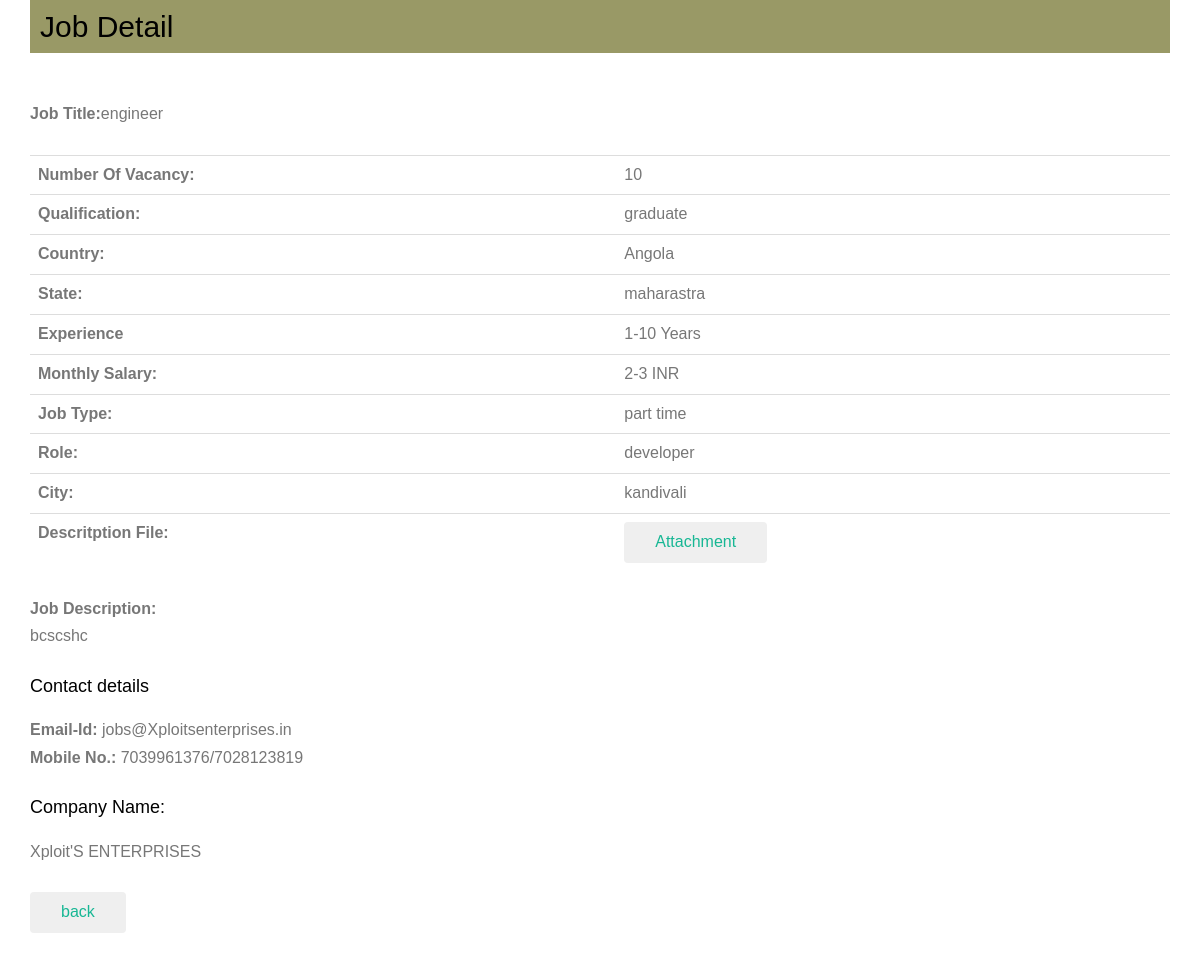
Screenshot of /jobdetail1.php?id=3&serial=1 with the database file from the repository.
### tables this page shows
CREATE TABLE IF NOT EXISTS `postjob` (
  `id` int(11) NOT NULL AUTO_INCREMENT,
  `Title` varchar(255) NOT NULL,
  `Company_name` varchar(255) NOT NULL,
  `Email` varchar(255) NOT NULL,
  `Vacancy` int(255) NOT NULL,
  `Qualification` varchar(255) NOT NULL,
  `Country` varchar(255) NOT NULL,
  `State` varchar(255) NOT NULL,
  `Exp_min` int(255) NOT NULL,
  `Exp_max` int(255) NOT NULL,
  `Sal_min` int(255) NOT NULL,
  `Sal_max` int(255) NOT NULL,
  `Job_type` varchar(255) NOT NULL,
  `Role` varchar(255) NOT NULL,
  `Mobile_no` int(255) NOT NULL,
  `City` varchar(255) NOT NULL,
  `Description` varchar(255) NOT NULL,
  `Desc_file` varchar(255) NOT NULL,
  PRIMARY KEY (`id`)
);

### jobdetail1.php (the view, shortened to what this page needs)
<html>
<body>
<head>
	<link rel="stylesheet" href="css/animate.css">
	<link rel="stylesheet" href="css/icomoon.css">
	<link rel="stylesheet" href="css/themify-icons.css">
	<link rel="stylesheet" href="css/bootstrap.css">
	<link rel="stylesheet" href="css/magnific-popup.css">
	<link rel="stylesheet" href="css/owl.carousel.min.css">
	<link rel="stylesheet" href="css/owl.theme.default.min.css">
	<link rel="stylesheet" href="css/style.css">
</head>
<?php
include "dbconnect.php";
if(isset($_GET['id']))
{
	$id=$_GET['id'];
}
$sql="select *from postjob where id=$id";
$result=$conn->query($sql);
$row=$result->fetch_assoc();
$path=$row['Desc_file'];
echo"<div class='container'>";
echo"<h2 style='padding:10px;background-color:#999966;'>Job Detail</h2><br>";
echo"<b>Job Title:</b>".$row['Title'];
echo"<br>";
echo"<br>";
echo"<div class='table-responsive'>";
echo"<table class='table'> ";
echo"<tr><th>Number Of Vacancy:</th><td>".$row['Vacancy']."</td></tr>";
echo"<tr><th>Qualification:</th><td>".$row['Qualification']."</td></tr>";
echo"<tr><th>Country:</th><td>".$row['Country']."</td></tr>";
echo"<tr><th>State:</th><td>".$row['State']."</td></tr>";
echo"<tr><th>Experience</th><td>".$row['Exp_min']."-".$row['Exp_max']." Years</td></tr>";
echo"<tr><th>Monthly Salary:</th><td>".$row['Sal_min']."-".$row['Sal_max']." INR</td></tr>";
echo"<tr><th>Job Type:</th><td>".$row['Job_type']."</td></tr>";
echo"<tr><th>Role:</th><td>".$row['Role']."</td></tr>";
echo"<tr><th>City:</th><td>".$row['City']."</td></tr>";
if($row['Desc_file']!="")
{
echo"<tr><th>Descritption File:</th><td><a href='$path'><button type='button' class='btn'>Attachment</button></a></td></tr>";
}
echo"</table>";
echo"</div>";
echo"<b>Job Description:</b><br>";
echo $row['Description'];
echo "<br><br>";
if(isset($_GET['serial'])){
echo"<b><h4>Contact details</h4></b>";
echo"<b>Email-Id:</b> jobs@Xploitsenterprises.in<br>";
echo"<b>Mobile No.:</b> 7039961376/7028123819<br><br>";
echo"<b><h4>Company Name:</h4></b>Xploit'S ENTERPRISES";
echo"<br>";
echo"<br>";
}
if(isset($_GET['serial']))
{
if($_GET['serial']=="1"){
echo"<button type='button' class='btn'><a href='currentjob1.php' target='_top'> back</a></button>";
}
}
else
{
	echo"<button type='button' class='btn'><a href='postedjoblist1.php' target='_top'> back</a></button>";
}
echo"</div><br>";
?>
</body>
</html>

### css/style.css (style rules this page uses)
body { font-family: "Droid Sans", Arial, sans-serif; font-weight: 400; font-size: 16px; line-height: 1.7; color: #777; background: #fff; }
a { color: #17B794; -webkit-transition: 0.5s; -o-transition: 0.5s; transition: 0.5s; }
h1, h2, h3, h4, h5, h6, figure { color: #000; font-family: "Droid Sans", Arial, sans-serif; font-weight: 400; margin: 0 0 20px 0; }
.btn { margin-right: 4px; margin-bottom: 4px; font-family: "Droid Sans", Arial, sans-serif; font-size: 16px; font-weight: 400; -webkit-border-radius: 4px; -moz-border-radius: 4px; -ms-border-radius: 4px; border-radius: 4px; -webkit-transition: 0.5s; -o-transition: 0.5s; transition: 0.5s; padding: 8px 30px; }

### rows the page displays
postjob: Title "engineer", Vacancy "10", Qualification "graduate", Country "Angola", State "maharastra", Exp_min "1", Exp_max "10", Sal_min "2", Sal_max "3", Job_type "part time", Role "developer", City "kandivali", Description "bcscshc"
